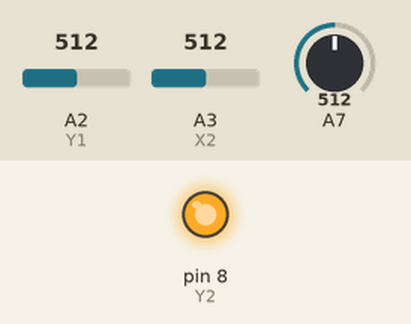
This sketch was run on a simulated Arduino Uno, built with avr-gcc and run on an emulated ATmega328P. Parts: output pins drawn as LEDs (lit = HIGH). The inputs (shaded band) are chosen by the test bench; at power-on: A2 (Y1) = 512, A3 (X2) = 512, A7 = 512. Pins used as bus, display or sensor lines are not drawn; what the sketch prints to the serial monitor is not drawn.

Above: at 0.1 s.
Timing chart, 0 to 1.6 s (numbered marks = the images above):
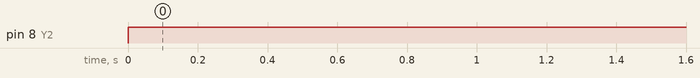

The sketch:

Touch.ino
```cpp
#define Y1 A2  // must be an analog pin, use "An" notation!
#define X2 A3  // must be an analog pin, use "An" notation!
#define Y2 8   // can be a digital pin
#define X1 7

int Xme();
int Yme();
int pressureMe();

void setup() {
  // put your setup code here, to run once:
  Serial.begin(9600);
}

void loop() {
  //int x, y, pressure;

  if (pressureMe()>10)
  {
    Serial.print(" "); Serial.print(Xme());
    Serial.print("\t "); Serial.print(Yme());
    Serial.print("\tPressure = "); Serial.println(pressureMe());
  }


  delay(100);

}

int Xme()
{
  int x;
  pinMode(X1, OUTPUT);
  pinMode(X2, OUTPUT);

  pinMode(Y1, INPUT);
  pinMode(Y2, INPUT);

  digitalWrite(X1, HIGH);
  digitalWrite(X2, LOW);

  x = analogRead(Y1);

  return (x);
}

int Yme()
{
  int y;
  pinMode(Y1, OUTPUT);
  pinMode(Y2, OUTPUT);

  pinMode(X1, INPUT);
  pinMode(X2, INPUT);

  digitalWrite(Y1, HIGH);
  digitalWrite(Y2, LOW);

  y = analogRead(X1);

  return (y);
}

int pressureMe()
{

  pinMode(X1, OUTPUT);
  pinMode(X2, INPUT);

  pinMode(Y1, INPUT);
  pinMode(Y2, OUTPUT);

  digitalWrite(X1, LOW);
  digitalWrite(X2, LOW);

  digitalWrite(Y1, LOW);
  digitalWrite(Y2, HIGH);

  int z1 = analogRead(X2);
  int z2 = analogRead(Y1);

  return (1023-(z2-z1));
}
```

Measured:
- by itself, pin 8 (Y2): LOW → HIGH at 0.00 s
